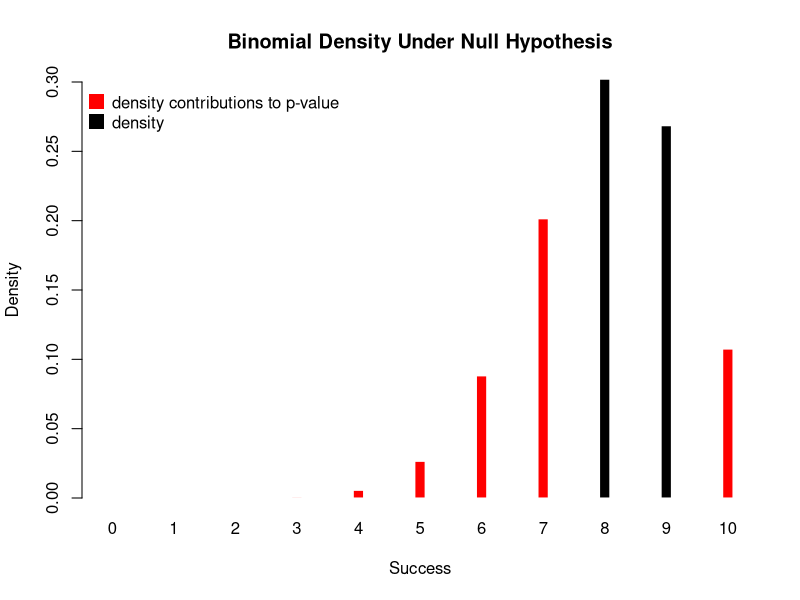

This figure's R source:
x <- rbinom(1, 10, 0.8)
mu_h <- 0.8

binomial_p_value <- function(x, n, p) {
  d <- dbinom(0:n, 10, p)
  indx <- which(d <= dbinom(x, n, p))
  p_value <- sum(d[indx])
  return(list(d = d, p_value = p_value))
}

bpv <- binomial_p_value(x, 10, mu_h)

# empirical distribution of t-statistic where data is resampled under the null hypothesis
pdf("figs/bintest_dist.pdf", width = 8, height = 6)
cols <- rep("black", 10)
cols[which(bpv$d <= dbinom(x, 10, mu_h))] <- "red"
barplot(bpv$d, space = 5, col = cols, border = FALSE,
        ylim = c(0,0.3),
        main = "Binomial Density Under Null Hypothesis",
        xlab = "Success",
        ylab = "Density", names.arg = 0:10)
legend("topleft", c("density contributions to p-value","density"), col = c("red","black"), pch = c(15,15), pt.cex = c(2,2), bty = "n")
dev.off()

